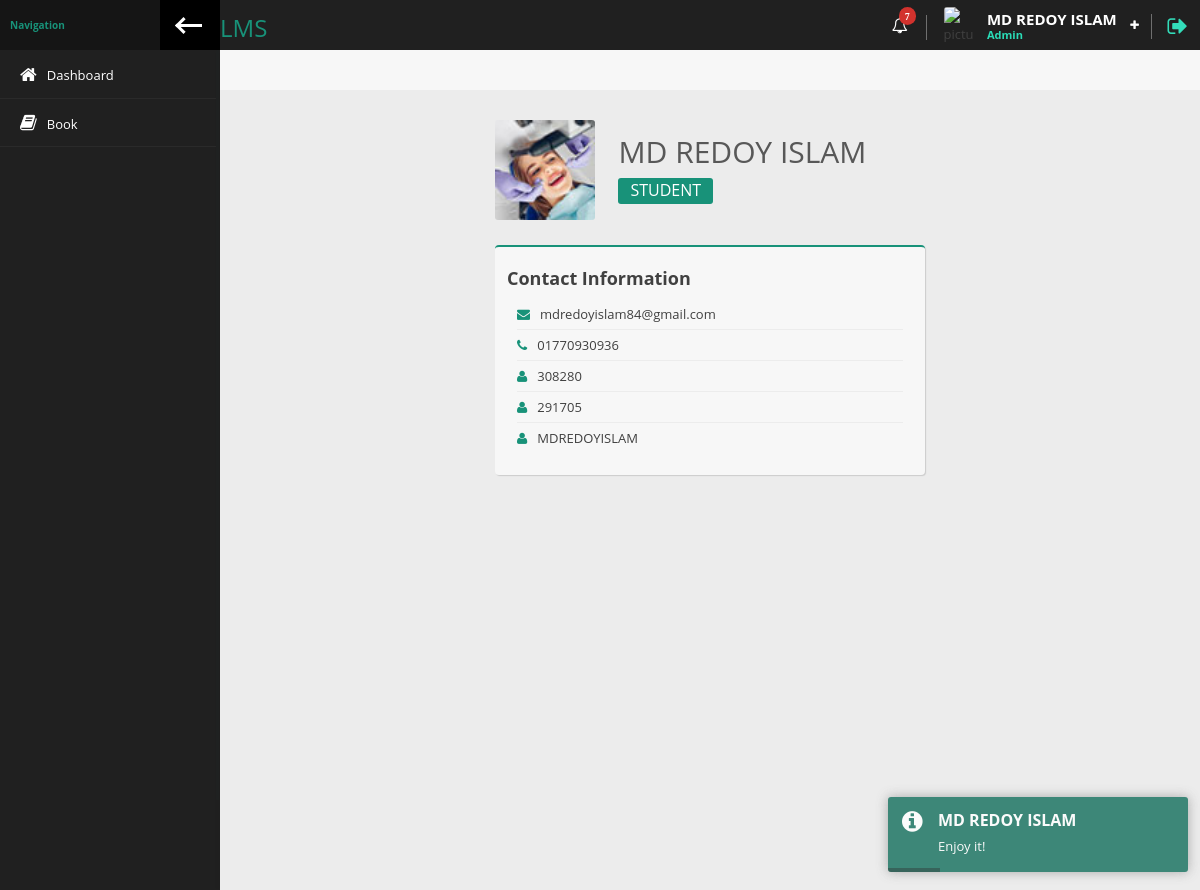
The app's page /Student/profile.php (signed in) with its own data.
### tables this page shows
CREATE TABLE `students` (
  `id` int(6) NOT NULL,
  `fname` varchar(50) NOT NULL,
  `lname` varchar(50) NOT NULL,
  `roll` int(6) NOT NULL,
  `reg` int(6) NOT NULL,
  `email` varchar(60) NOT NULL,
  `username` varchar(50) NOT NULL,
  `password` varchar(100) NOT NULL,
  `phone` varchar(11) NOT NULL,
  `image` varchar(50) DEFAULT NULL,
  `status` tinyint(1) NOT NULL,
  `datetime` timestamp NOT NULL DEFAULT current_timestamp()
);

### Student/profile.php (the view, shortened to what this page needs)
<?php
    require_once 'header.php';
?>
<div class="col-md-6 col-md-offset-3">
                    <div>
                        <div class="profile-photo">
                            <img style="height:100px; width:100px" alt="User photo" src="../images/books/20200503094324.jpg">
                        </div>
                        <div class="user-header-info">
                            <h2 class="user-name"><?= $student_info['fname'].' '.$student_info['lname']?></h2>
                            <h5 class="user-position">STUDENT</h5>
                    </div>
                    <div class="panel bg-scale-0 b-primary bt-sm mt-xl">
                        <div class="panel-content">
                            <h4 class=""><b>Contact Information</b></h4>
                            <ul class="user-contact-info ph-sm">
                                <li><b><i class="color-primary mr-sm fa fa-envelope"></i></b><?= $student_info['email'] ?></li>
                                <li><b><i class="color-primary mr-sm fa fa-phone"></i></b><?= $student_info['phone'] ?></li>
                                <li><b><i class="color-primary mr-sm fa fa-user"></i></b><?= $student_info['roll'] ?></li>
                                <li><b><i class="color-primary mr-sm fa fa-user"></i></b><?= $student_info['reg'] ?></li>
                                <li><b><i class="color-primary mr-sm fa fa-user"></i></b><?= $student_info['username'] ?></li>
                            </ul>
                        </div>
                    </div>
                </div>
<?php
    require_once 'footer.php';
?>

### Student/header.php (shortened to what this page needs)
<?php
   $page = explode('/' , $_SERVER['PHP_SELF']);
   $page = end($page);
   require_once '../dbcon.php';
   $student_login = $_SESSION['student_login'];
   $std_info = mysqli_query($con , "SELECT * FROM `students` WHERE `email` = '$student_login'");
   $student_info = mysqli_fetch_assoc($std_info);
?>
<!doctype html>
<html lang="en" class="fixed left-sidebar-top">
<head>
    <link href="../assets/vendor/pace/pace-theme-minimal.css" rel="stylesheet" />
    <link rel="stylesheet" href="../assets/vendor/bootstrap/css/bootstrap.css">
    <link rel="stylesheet" href="../assets/vendor/font-awesome/css/font-awesome.css">
    <link rel="stylesheet" href="../assets/vendor/animate.css/animate.css">
    <link rel="stylesheet" href="../assets/vendor/toastr/toastr.min.css">
    <link rel="stylesheet" href="../assets/vendor/magnific-popup/magnific-popup.css">
     <link rel="stylesheet" href="../assets/vendor/data-table/media/css/dataTables.bootstrap.min.css">
    <link rel="stylesheet" href="../assets/stylesheets/css/style.css">
</head>
<body>
    <div class="wrap">
        <div class="page-header">
            <div class="leftside-header">
                <div class="logo">
                    <a href="index.php" class="on-click">
                        <h3>LMS</h3>
                    </a>
                </div>
            </div>
            <div class="rightside-header">
                <div class="header-section hidden-xs" id="notice-headerbox">
                    <div class="notice" id="alerts-notice">
                        <i class="fa fa-bell-o" aria-hidden="true"><span class="badge badge-xs badge-top-right x-danger">7</span></i>
                    </div>
                </div>
                <div class="header-section" id="user-headerbox">
                    <div class="user-header-wrap">
                        <div class="user-photo">
                            <img alt="picture" src="../image/student/<?= $student_info['image']?>" />
                        </div>
                        <div class="user-info">
                            <span class="user-name"><?= $student_info['fname'].' '.$student_info['lname'] ?></span>
                            <span class="user-profile">Admin</span>
                        </div>
                        <i class="fa fa-plus icon-open" aria-hidden="true"></i>
                    </div>
                </div>
                <div class="header-section">
                    <a href="logout.php" data-toggle="tooltip" data-placement="left" title="Logout"><i class="fa fa-sign-out log-out" aria-hidden="true"></i></a>
                </div>
            </div>
        </div>
        <div class="page-body">
            <div class="left-sidebar">
                <div class="left-sidebar-header">
                    <div class="left-sidebar-title">Navigation</div>
                    <div class="left-sidebar-toggle c-hamburger c-hamburger--htla hidden-xs" data-toggle-class="left-sidebar-collapsed" data-target="html">
                        <span></span>
                    </div>
                </div>
                <div id="left-nav" class="nano">
                    <div class="nano-content">
                        <nav>
                            <ul class="nav nav-left-lines" id="main-nav">
                                <li class="<?= $page == 'index.php' ? 'active-item': '' ;?>"><a href="index.php"><i class="fa fa-home" aria-hidden="true"></i><span>Dashboard</span></a></li>
                                <li class="<?= $page == 'books.php' ? 'active-item': '' ;?>"><a href="books.php"><i class="fa fa-book" aria-hidden="true"></i><span>Book</span></a></li>
                            </ul>
                        </nav>
                    </div>
                </div>
            </div>
            <div class="content">

### records on screen
students: fname "MD", lname "REDOY ISLAM", email "mdredoyislam84@gmail.com", phone "01770930936", roll "308280", reg "291705", username "MDREDOYISLAM"
